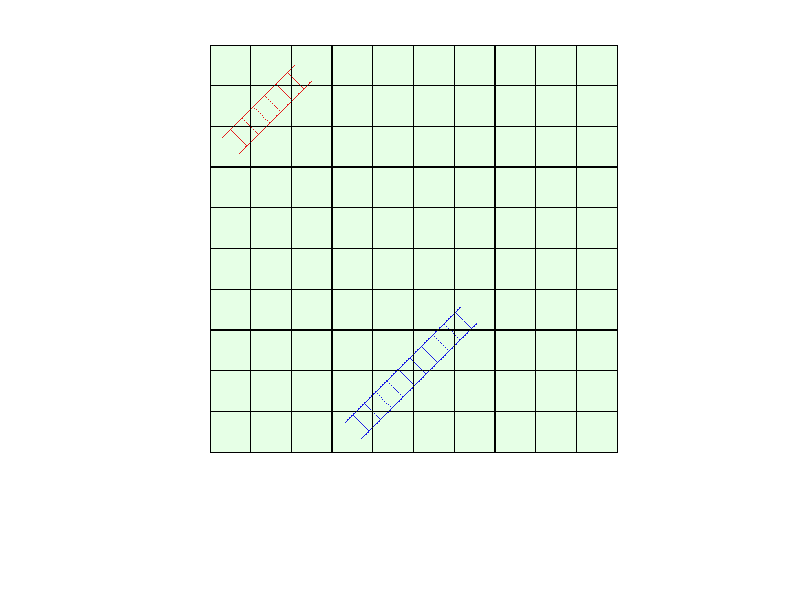

Write MATLAB code to recreate this figure.
function[] = board3 ()
%board will be made on a 1200 by 1000 pixel white screen. 
%3 is set in the vector to add colour
board = ones(1200,1000,3);
%rows variable was set to amount of rows to be used later on
[rows, ~] = size(board);
%The board will be made on the top 1000 x 1000 pixels. The bottom 200 rows
%will be used to display the dice
%make the board
for i = 1:1000
    %these two lines set the background colour of the board
    board (i,:,1) = 0.9;
    board (i,:,3) = 0.9;
end
%make the lines on the board
for i = 1:1000
    for l = 1:1000
        %for every 100 rows and columns, a black line is placed
    if mod(i,100)==0
        board(i,l,:) = 0;
        board(i-1,l,:)=0;
        board(i+1,l,:)=0;
        board(l,i,:)=0;
        board(l,i-1,:)=0;
        board(l,i+1,:)=0;
    end
    end
    %This sets the lines bordering the board
     for l = 1:3
     board (l,i,:)=0;
     board (i,l,:)=0;
 end
end

%next step is to place the ladders

%ladder1
%The first ladder will be 285 in length
for i = 1:285
    for k = 1:2
        % The pixels making the ladder will be coloured
        board(930-i,i+330,k) =0.1;
        board(929-i,i+330,k) =0.1;
        board(929-i,i+329,k) =0.1;
        board(969-i,i+369,k) =0.1;
        board(969-i,i+370,k) =0.1;
        board(970-i,i+370,k) =0.1;
    end
end
% This code will make the step of the ladder
r = 907;
c = 350;
for i = 1:10
    for l = 1:40
        for k = 1:2
        %There will be 10 steps at equal steps
        board(r+l,c+l,k)=0.1;
        board((r+1)+l,c+l,k)=0.1;
        board((r+1)+l,(c+1)+l,k)=0.1;
        end
    end
    r = r-28;
    c = c+28;
end
%ladder2
for i = 1:180
    for k = 2:3
        board(230-i,i+30,k) =0.1;
        board(229-i,i+30,k) =0.1;
        board(229-i,i+29,k) =0.1;
        board(269-i,i+69,k) =0.1;
        board(269-i,i+70,k) =0.1;
        board(270-i,i+70,k) =0.1;
    end
end
r = 207;
c = 50;
for i = 1:6
    for l = 1:40
        for k = 2:3
        board(r+l,c+l,k)= 0.1;
        board((r+1)+l,c+l,k)=0.1;
        board((r+1)+l,(c+1)+l,k)=0.1;
        end
    end
    r = r-28;
    c = c+28;
end
imshow(board);
end